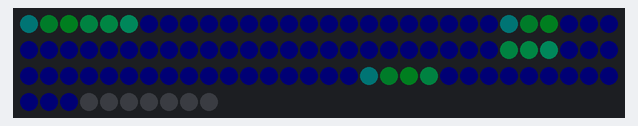
Bench run of a program on a simulated ESP8266 (NodeMCU). Parts: 100 RGB LEDs in strip order, left to right, continuing on the next row. Dim RGB values are drawn brighter than linear; random numbers use the default seed unless the program sets one; what the program prints to the serial monitor is not drawn.

Above: at 4.8 s.
At 13.58 s:
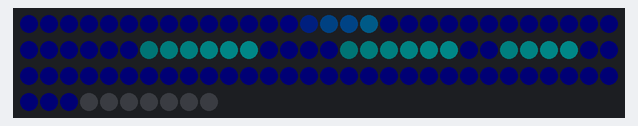
At 14.75 s:
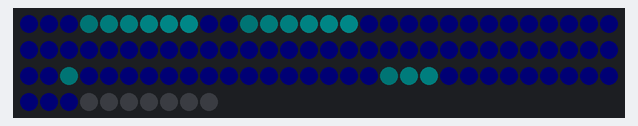
At 19.33 s:
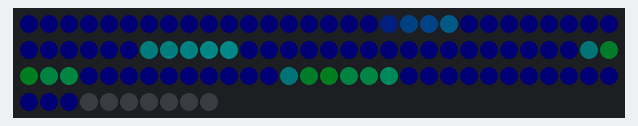
At 29.87 s:
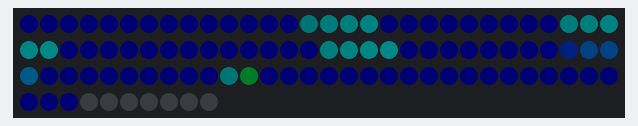
At 33.85 s:
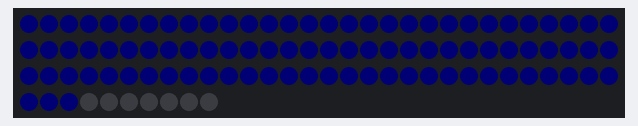

The program:

main.cpp
```cpp
#include <Arduino.h>
#define LED_PIN 5
#define LED_NUM 100
#include <FastLED.h>

CRGB leds[LED_NUM];
struct led_RGB
{
  byte r;
  byte g;
  byte b;
};

byte led_tentacle = 9;
byte led_tentacle_l = 11;
byte led_q = 0;
int counter = 0;
int col_b = 64;
int col_r = 128;
int col_g = 32;
int bright = 32;
led_RGB scr1[12][10];

void debug()
{
  // Debug info
  Serial.print("\r Counter:");
  Serial.print(counter);
  Serial.print("   ");
  Serial.print("Led_q:");
  Serial.print(led_q);
  Serial.print("   ");

  // End Debug
}

void pulsator()

{
  if (counter < 180)
  {
    for (int i = 0; i <= LED_NUM; i++)

    {
      col_b = 64 + sin(i * 100 + counter) * bright;
      col_r = 64 + cos(i * 100 + counter) * bright;
      col_g = 0;
      leds[i] = col_b + (col_r << 8) + (col_g << 16);
    }
  }
  else
  {
    counter = 0;
    if (led_q <= 180)
    {
      led_q++;
    }
    else
    {
      led_q = 0;
    }
  }
}
void roller()

{
  // print_pixels
  byte rnd = random(10);
  int x = 0;
  int y = random(led_tentacle);
  if (rnd == 1)
  {
    scr1[x][y].b = 120;
    scr1[x][y].r = 120;
    scr1[x][y].g = 0;
  }
  if (rnd == 2)
  {
    scr1[x][y].b = 120;
    scr1[x][y].r = 80;
    scr1[x][y].g = 0;
  }

  if (rnd == 3)
  {
    scr1[x][y].b = 80;
    scr1[x][y].r = 120;
    scr1[x][y].g = 0;
  }

  // scroll

  for (int x = led_tentacle_l; x > 0; x--)
  {

    for (int y = 0; y <= led_tentacle; y++)
    {
      byte led_r = scr1[x - 1][y].r;
      byte led_g = scr1[x - 1][y].g;
      byte led_b = scr1[x - 1][y].b;
      scr1[x][y].b = led_b;
      scr1[x][y].r = led_r;
      scr1[x][y].g = led_g;
      if (led_r > 20)
        led_r -= 20;
      else
        led_r = 0;
      if (led_g > 20)
        led_g -= 20;
      else
        led_g = 0;
      if (led_b > 40)
        led_b -= 20;
      else
        led_b = 20;
      scr1[x - 1][y].b = led_b;
      scr1[x - 1][y].r = led_r;
      scr1[x - 1][y].g = led_g;
    }
  }

  // print_to_led
  for (int y = 0; y <= led_tentacle; y++)
  {
    for (int x = 0; x <= led_tentacle_l; x++)
    {
      leds[y * led_tentacle + x] = ((scr1[x][y].b) + (scr1[x][y].r << 8) + (scr1[x][y].g << 16));
    }
  }
}

void setup()
{
  Serial.begin(921600);
  FastLED.addLeds<WS2812, LED_PIN, GRB>(leds, LED_NUM);
  FastLED.setBrightness(20);
  Serial.println("\r SETUP Success!");
  // init masive
  for (int x = 0; x <= led_tentacle_l; x++)
  {
    for (int y = 0; y <= led_tentacle; y++)
    {
      scr1[x][y].r = 0;
      scr1[x][y].g = 0;
      scr1[x][y].b = 20;
    }
  }
}

void loop()
{

  // pulsator();

  roller();

  FastLED.show();
  delay(50);
  debug();
  // FastLED.clear();
  counter++;
}
```
